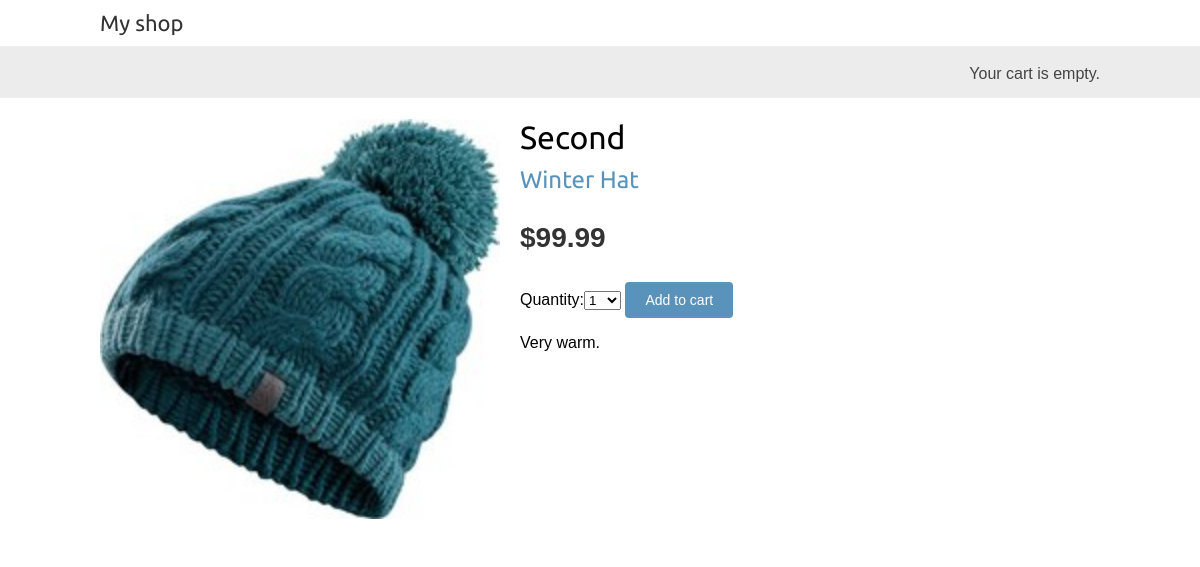
Page /3/second/ on the committed database.
### shop/models.py (models this page shows, shortened)
class Product(models.Model):
    category = models.ForeignKey(Category, related_name='products')
    name = models.CharField(max_length=200, db_index=True)
    slug = models.SlugField(max_length=200, db_index=True)
    image = models.ImageField(upload_to='products/%Y/%m/%d', blank=True)
    description = models.TextField(blank=True)
    price = models.DecimalField(max_digits=10, decimal_places=2)
    stock = models.PositiveIntegerField()
    available = models.BooleanField(default=True)
    created = models.DateTimeField(auto_now_add=True)
    updated = models.DateTimeField(auto_now=True)
    class Meta:
        ordering = ('-created',)
        index_together = (('id', 'slug'),)

class Category(models.Model):
    name = models.CharField(max_length=200, db_index=True)
    slug = models.SlugField(max_length=200, db_index=True, unique=True)
    class Meta:
        ordering = ('name',)
        verbose_name = 'category'
        verbose_name_plural = 'categories'
    def __str__(self):
        return self.name
    def get_absolute_url(self):
        return reverse('shop:product_list_by_category', args=[self.slug])

### shop/views.py (the view)
# urls.py: url(r'^(?P<id>\d+)/(?P<slug>[-\w]+)/$', views.product_detail, name='product_detail'),
def product_detail(request, id, slug):
    product = get_object_or_404(Product, id=id, slug=slug, available=True)
    cart_product_form = CartAddProductForm()
    return render(request,
                  'shop/product/detail.html',
                  {'product': product,
                   'cart_product_form': cart_product_form})

### cart/forms.py
class CartAddProductForm(forms.Form):
    quantity = forms.TypedChoiceField(choices=PRODUCT_QUANTITY_CHOICES,
                                      coerce=int)
    update = forms.BooleanField(required=False,
                                initial=False,
                                widget=forms.HiddenInput)

### cart/cart.py (called while the page is built)
    def __len__(self):
        return sum(item['quantity'] for item in self.cart.values())

### cart/context_processors.py (called while the page is built)
def cart(request):
    return {'cart': Cart(request) }

### shop/templates/shop/product/detail.html (shortened to what this page needs)
{% extends "shop/base.html" %}
{% load static %}
{% block content %}
    <div class="product-detail">
        <img src="{% if product.image %}{{ product.image.url }}{% else %}{% static "img/no_image.png" %}{% endif %}">
        <h1>{{ product.name }}</h1>
        <h2><a href="{{ product.category.get_absolute_url }}">{{ product.category }}</a></h2>
        <p class="price">${{ product.price }}</p>
        <form action="{% url "cart:cart_add" product.id %}" method="post">
            {{ cart_product_form }}
            <input type="submit" value="Add to cart">
        </form>
        {{ product.description|linebreaks }}
    </div>
{% endblock %}

### shop/static/css/base.css (style rules this page uses)
body { margin:0; padding:0; font-family:helvetica, sans-serif; }
h1, h2, h3, h4, h5 , h6 { font-family: 'Ubuntu', sans-serif; font-weight:normal; }
a { text-decoration:none; color:#5993bb; }
a.button, input[type="submit"] { color:#fff; background:#5993bb; border-radius:4px; padding:10px 20px; font-size:14px; border:0; }
.product-detail { text-align:justify; }
.product-detail .price { color:#333; font-size:28px; font-weight:bold; }
.product-detail img { width:40%; float:left; padding:0 20px 20px 0; }
.product-detail h1 { margin-bottom:0; }
.product-detail h2 { margin-top:10px; }

### rows in the picture
Product: image (picture), name "Second", category "Winter Hat", price "99.99", description "Very warm."
